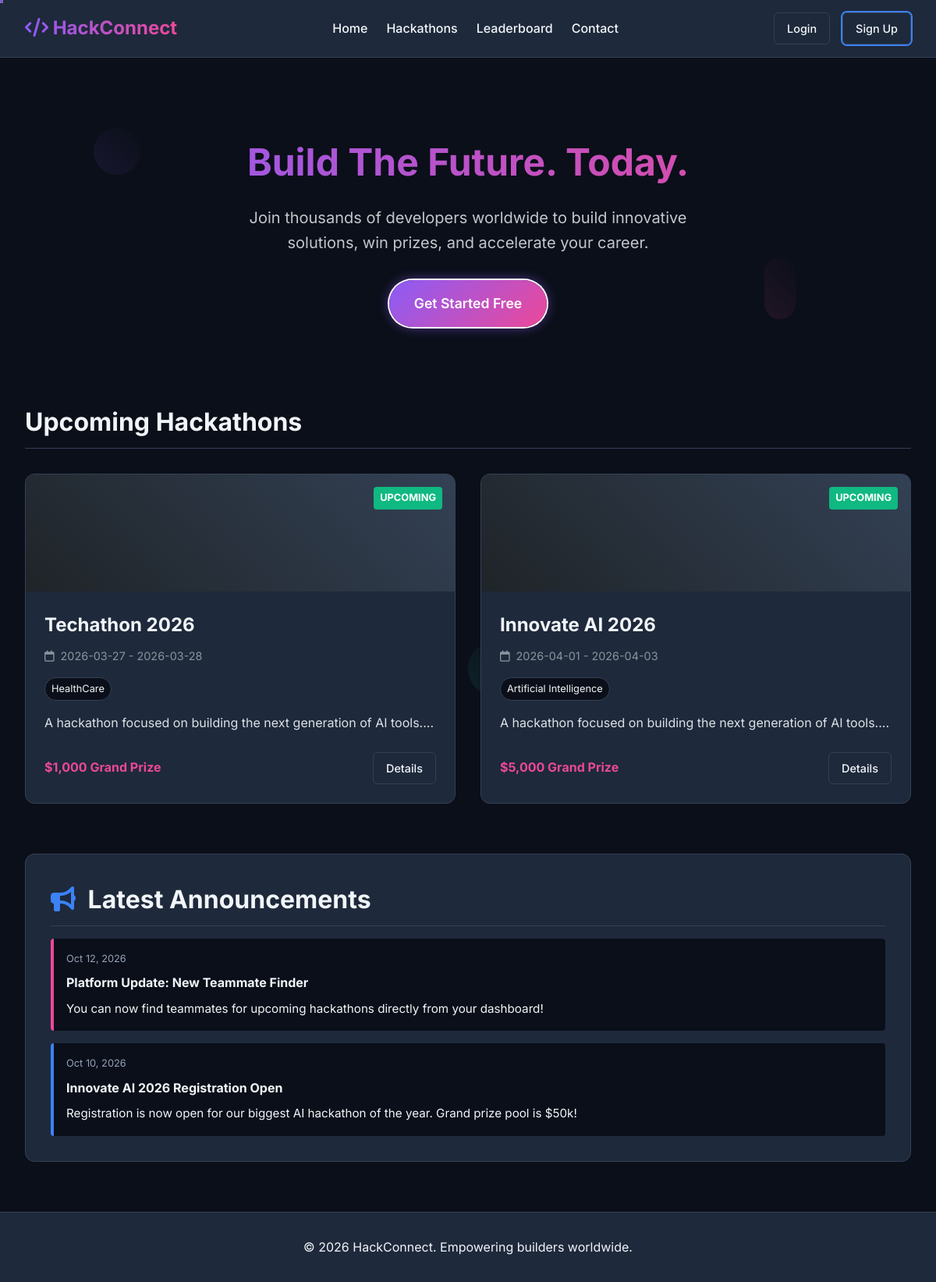
The page / on the database its author committed.
### tables this page shows
CREATE TABLE hackathons (
    id INTEGER PRIMARY KEY AUTOINCREMENT,
    title TEXT NOT NULL,
    description TEXT NOT NULL,
    start_date TEXT NOT NULL,
    end_date TEXT NOT NULL,
    theme TEXT,
    rules TEXT,
    prize_info TEXT,
    status TEXT DEFAULT 'upcoming', -- 'upcoming', 'active', 'completed'
    organizer_id INTEGER NOT NULL, prizes TEXT,
    FOREIGN KEY(organizer_id) REFERENCES users(id)
);

### app.py (the view)
@app.route('/')
def index():
    conn = get_db_connection()
    hackathons = conn.execute('SELECT * FROM hackathons ORDER BY start_date ASC LIMIT 3').fetchall()
    conn.close()
    return render_template('index.html', hackathons=hackathons)

### app.py (called while the page is built, shortened)
def get_db_connection():
    conn = sqlite3.connect('database.db')
    conn.row_factory = sqlite3.Row
    return conn

@app.before_request
def load_logged_in_user():
    user_id = session.get('user_id')
    if user_id is None:
        g.user = None

### templates/index.html
{% extends "layout.html" %}
{% block content %}
<div style="text-align: center; padding: 4rem 1rem;">
    <h1 style="font-size: 3rem; margin-bottom: 1rem; background: linear-gradient(90deg, var(--gradient-start), var(--gradient-end)); -webkit-background-clip: text; -webkit-text-fill-color: transparent;">Build The Future. Today.</h1>
    <p style="font-size: 1.25rem; color: var(--text-color); max-width: 600px; margin: 0 auto 2rem; opacity: 0.8;">Join thousands of developers worldwide to build innovative solutions, win prizes, and accelerate your career.</p>
    {% if not g.user %}
        <a href="{{ url_for('register') }}" class="btn btn-gradient cta-button-outlined" style="padding: 1rem 2rem; font-size: 1.1rem; border-radius: 30px;">Get Started Free</a>
    {% else %}
        <a href="{{ url_for('dashboard') }}" class="btn btn-primary cta-button-outlined" style="padding: 1rem 2rem; font-size: 1.1rem; border-radius: 30px; width:auto;">View Dashboard</a>
    {% endif %}
</div>
<h2 style="font-size: 2rem; margin-top: 2rem; border-bottom: 1px solid var(--border-color); padding-bottom: 0.5rem; margin-bottom: 2rem;">Upcoming Hackathons</h2>
<div style="display: grid; grid-template-columns: repeat(auto-fit, minmax(300px, 1fr)); gap: 2rem;">
    {% for hackathon in hackathons %}
        <div style="background: var(--card-bg); border: 1px solid var(--border-color); border-radius: 12px; overflow: hidden; transition: transform 0.3s ease, box-shadow 0.3s ease;" onmouseover="this.style.transform='translateY(-5px)'; this.style.boxShadow='0 10px 20px rgba(0,0,0,0.3)'" onmouseout="this.style.transform='translateY(0)'; this.style.boxShadow='none'">
            <div style="height: 150px; background: linear-gradient(45deg, #1f2428, var(--border-color)); position: relative;">
                <span style="position: absolute; top: 1rem; right: 1rem; background: var(--secondary-color); color: white; padding: 0.25rem 0.5rem; border-radius: 4px; font-size: 0.8rem; font-weight: bold; text-transform: uppercase;">{{ hackathon.status }}</span>
            </div>
            <div style="padding: 1.5rem;">
                <h3 style="font-size: 1.5rem; margin-bottom: 0.5rem;">{{ hackathon.title }}</h3>
                <p style="color: #8b949e; font-size: 0.9rem; margin-bottom: 1rem;"><i class="fa-regular fa-calendar" style="margin-right:0.5rem"></i>{{ hackathon.start_date }} - {{ hackathon.end_date }}</p>
                <div style="display: flex; flex-wrap: wrap; gap: 0.5rem; margin-bottom: 1rem;">
                    <span style="background: var(--bg-color); border: 1px solid var(--border-color); padding: 0.25rem 0.5rem; border-radius: 20px; font-size: 0.8rem;">{{ hackathon.theme }}</span>
                </div>
                <p style="margin-bottom: 1.5rem; opacity: 0.9;">{{ hackathon.description[:100] }}...</p>
                <div style="display: flex; justify-content: space-between; align-items: center;">
                    <span style="font-weight: bold; color: var(--gradient-end);">{{ hackathon.prize_info }}</span>
                    <a href="{{ url_for('hackathon_detail', id=hackathon.id) }}" class="btn btn-secondary" style="padding: 0.5rem 1rem; font-size: 0.9rem; width: auto;">Details</a>
                </div>
            </div>
        </div>
    {% endfor %}
</div>
<div style="margin-top: 4rem; padding: 2rem; background: var(--card-bg); border: 1px solid var(--border-color); border-radius: 12px; margin-bottom: 2rem;">
    <h2 style="font-size: 2rem; margin-bottom: 1rem; border-bottom: 1px solid var(--border-color); padding-bottom: 0.5rem;"><i class="fa-solid fa-bullhorn" style="color: var(--primary-color); margin-right: 0.5rem;"></i> Latest Announcements</h2>
    <div style="display: flex; flex-direction: column; gap: 1rem;">
        <div style="padding: 1rem; background: var(--bg-color); border-left: 4px solid var(--gradient-end); border-radius: 4px;">
            <p style="color: var(--text-muted); font-size: 0.8rem; margin-bottom: 0.5rem;">Oct 12, 2026</p>
            <h4 style="margin-bottom: 0.5rem;">Platform Update: New Teammate Finder</h4>
            <p style="font-size: 0.95rem;">You can now find teammates for upcoming hackathons directly from your dashboard!</p>
        </div>
        <div style="padding: 1rem; background: var(--bg-color); border-left: 4px solid var(--primary-color); border-radius: 4px;">
            <p style="color: var(--text-muted); font-size: 0.8rem; margin-bottom: 0.5rem;">Oct 10, 2026</p>
            <h4 style="margin-bottom: 0.5rem;">Innovate AI 2026 Registration Open</h4>
            <p style="font-size: 0.95rem;">Registration is now open for our biggest AI hackathon of the year. Grand prize pool is $50k!</p>
        </div>
    </div>
</div>
{% endblock %}

### static/css/style.css (style rules this page uses)
:root { --bg-color: #0b0f19; --text-color: #f1f5f9; --text-muted: #94a3b8; --primary-color: #3b82f6; --secondary-color: #10b981; --card-bg: #1e293b; --border-color: #334155; --hover-bg: #2dd4bf; --gradient-start: #8b5cf6; --gradient-end: #ec4899; --input-bg: #0f172a; }
* { box-sizing: border-box; margin: 0; padding: 0; }
body { font-family: 'Inter', -apple-system, BlinkMacSystemFont, "Segoe UI", Helvetica, Arial, sans-serif; background-color: var(--bg-color); color: var(--text-color); line-height: 1.6; min-height: 100vh; display: flex; flex-direction: column; }
.btn { display: inline-block; padding: 0.75rem 1.5rem; border-radius: 6px; font-size: 1rem; font-weight: 600; cursor: pointer; text-align: center; text-decoration: none; transition: all 0.3s ease; border: none; }
.btn-secondary { background: transparent; color: var(--text-color); border: 1px solid var(--border-color); padding: 0.5rem 1rem; border-radius: 6px; font-size: 0.9rem; font-weight: 500; cursor: pointer; text-align: center; text-decoration: none; transition: all 0.3s ease; display: inline-flex; align-items: center; gap: 0.5rem; }
.btn-gradient { background: linear-gradient(135deg, var(--gradient-start), var(--gradient-end)); color: white; }
.cta-button-outlined { color: white !important; box-shadow: 0 0 0 2px white, 0 0 15px rgba(139, 92, 246, 0.6); animation: ctaOutlinePulse 2s ease-in-out infinite; border-color: white !important; }
body { cursor: none; }

### rows shown on the page
hackathons: status "UPCOMING", title "Techathon 2026", start_date "2026-03-27", end_date "2026-03-28", theme "HealthCare", description "A hackathon focused on building the next generation of AI tools.", prize_info "$1,000 Grand Prize"
hackathons: status "UPCOMING", title "Innovate AI 2026", start_date "2026-04-01", end_date "2026-04-03", theme "Artificial Intelligence", description "A hackathon focused on building the next generation of AI tools.", prize_info "$5,000 Grand Prize"
